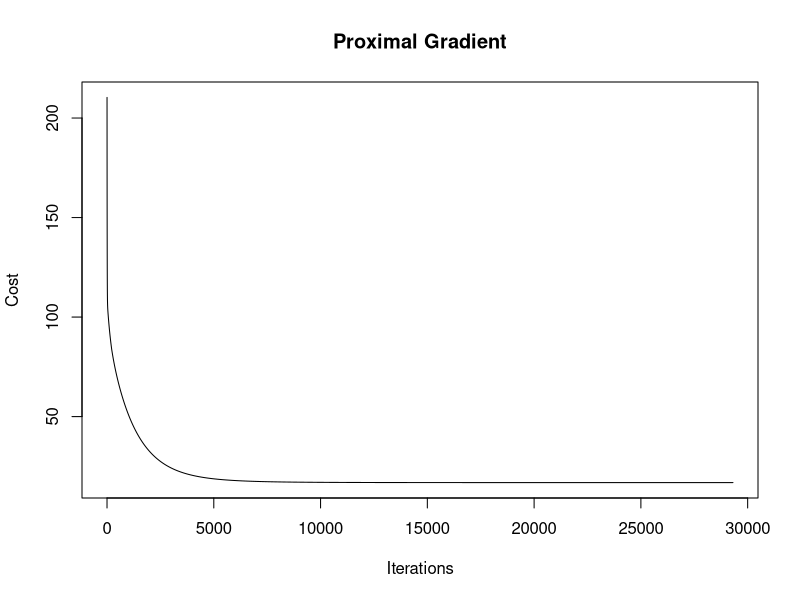

Write the R code that produced this figure.
# More details for this algorithm 
# See: http://www.stat.cmu.edu/~ryantibs/convexopt-S15/

soft_thresholding <- function(betas, lambda){
  betas[which(betas > lambda)] = betas[which(betas > lambda)] - lambda
  betas[which(betas < -lambda)] = betas[which(betas < -lambda)] + lambda
  
  betas[which(abs(betas) <= lambda)] = 0
  
  return(betas)
}

cost_fn <- function(X, y, betas, lambda){
  return((1/2)*crossprod(y - X %*% betas, y - X %*% betas) + lambda*sum(abs(betas[2:length(betas)])))  
}

prox_map <- function(betas, t, lambda){
  return(soft_thresholding(betas, t*lambda))
}

prox_lasso <- function(X, y, lambda, learning_rate = 0.001, max_iter=100000, thres=1e-8){
  monitor_cost = c()
  betas = rnorm(ncol(X),sd=5)/sum(sum(X))
  prev_value = 0
  #browser()
  next_value = cost_fn(X, y, betas, lambda)
  monitor_cost = c(monitor_cost, next_value)
  count_loop = 1
  while(count_loop < max_iter){
    #update beta
    betas = prox_map(betas + learning_rate*crossprod(X, y - X%*%betas), learning_rate, lambda)
    prev_value = next_value
    next_value = cost_fn(X, y, betas, lambda)
    
    monitor_cost = c(monitor_cost, next_value)
    
    if(abs(next_value - prev_value) < thres){
      break
    }
    #learning_rate = learning_rate/sqrt(count_loop)
    count_loop = count_loop + 1
    
    
  }
  
  return(list('beta'=betas,'monitor'=monitor_cost))
}

#Test case
set.seed(1)
X = cbind(floor(runif(5, 1, 5)), floor(runif(5, 1, 5)))
y = floor(runif(5, 1, 20))
X = cbind(rep(1,5),X) # adding interpret
ret = prox_lasso(X,y,0.6)
n_iter = length(ret$monitor)
plot(1:n_iter, ret$monitor, type = "l", main = "Proximal Gradient", xlab = "Iterations", ylab = "Cost")
